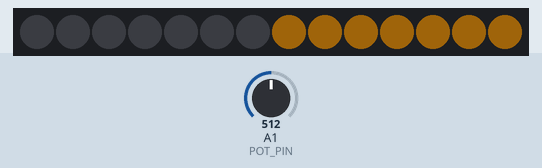
The sketch below on a simulated Arduino Uno, built with avr-gcc and run on an emulated ATmega328P. Parts: 14 RGB LEDs in strip order, left to right. The test bench sets the inputs (shaded band); at power-on: A1 (POT_PIN) = 512. Dim RGB values are drawn brighter than linear.

Above: at 1.2 s.
1.3 s: A1 (POT_PIN) set to 491
2.8 s: A1 (POT_PIN) set to 472
At 4.1 s:
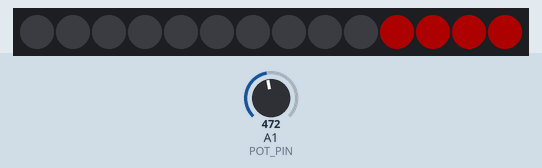
4.7 s: A1 (POT_PIN) set to 1023
At 6.5 s:
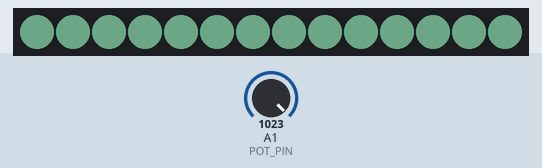
7.5 s: A1 (POT_PIN) set to 732
At 8.1 s:
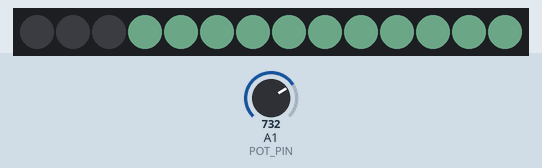
9.3 s: A1 (POT_PIN) set to 705
At 9.68 s:
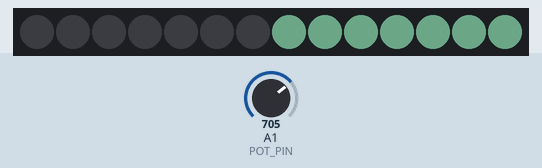
11.1 s: A1 (POT_PIN) set to 122
At 12.7 s:
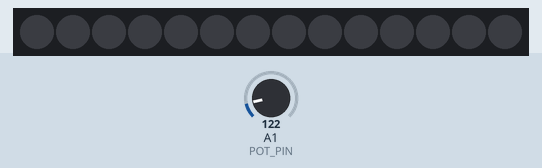
Timing chart, 0 to 14.2 s (numbered marks = the images above; inputs shaded):
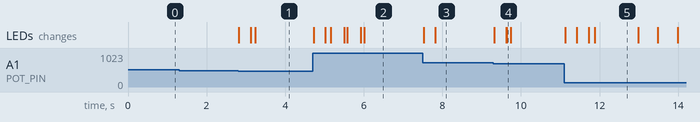

The sketch:

Adjustable_Rig.ino
```cpp
#include <FastLED.h>

#define HEALTH_NUM_LEDS  14
#define HEALTH_LED_PIN   3

#define STASIS_NUM_LEDS  4
#define STASIS_LED_PIN   2

#define POT_PIN          A1

// Healthbar rig layout
// section 4: LEDs 0-2
// section 3: LEDs 3-6
// section 2: LEDs 7-9
// section 1: LEDs 10-13
// Section 1 is the base of the spine
// last led: 13

int section_led_count[] = {4, 3, 4, 3};

CRGB health_leds[HEALTH_NUM_LEDS];
CHSV hue_health_leds[HEALTH_NUM_LEDS];
CRGB stasis_leds[STASIS_NUM_LEDS];

int current_health  =    0;
int target_health   =    0;
int previous_target =    0;
int next_target     =    0;

#define HEALTH_BLOCK     25

#define YELLOW_THRESHOLD 50
#define RED_THRESHOLD    25

CRGB rgb_blue_color = CRGB(137, 215, 175);

CHSV blue_color = CHSV(85, 117, 255);//CHSV(202, 107, 255);
CHSV yellow_color = CHSV(24, 239, 255);
CHSV red_color = CHSV(0, 255, 255);

void setup() {
  FastLED.addLeds<WS2812B, HEALTH_LED_PIN, GRB>(health_leds, HEALTH_NUM_LEDS);
  //FastLED.addLeds<WS2812B, STASIS_LED_PIN, GRB>(stasis_leds, STASIS_NUM_LEDS);
  FastLED.setBrightness(50);
  Serial.begin(9600);
  pinMode(POT_PIN, INPUT);
  uint16_t potRead = analogRead(POT_PIN);
  current_health = map(potRead, 20, 950, 0, 4) * HEALTH_BLOCK;
  target_health = current_health;
}

void loop() {

  FastLED.clear();

  do_healthbar();
  //do_stasis();

  FastLED.show();
}

void log_led_color() {
  Serial.print("r:");
  Serial.print(health_leds[10].r);
  Serial.print("g:");
  Serial.print(health_leds[10].g);
  Serial.print("b:");
  Serial.println(health_leds[10].b);
}

void do_stasis() {
   fill_solid(stasis_leds, STASIS_NUM_LEDS, rgb_blue_color);
}

void do_healthbar() {
  try_update_target();
  update_current_health();

  if(current_health == 0) {
    // No health
    draw_no_health();
  }
  else {
    // Has health
    draw_healthbar();
  }

  hsv2rgb_raw(hue_health_leds, health_leds, HEALTH_NUM_LEDS);
}

void try_update_target() {
  uint16_t potRead = analogRead(POT_PIN);
  next_target = map(potRead, 20, 950, 0, 4) * HEALTH_BLOCK;
  if(previous_target == next_target) {
    target_health = next_target;
  }
  previous_target = next_target;
}

void blank_healthbar() {
  fill_solid(hue_health_leds, HEALTH_NUM_LEDS, CHSV(0, 0, 0)); // Black out bar
}

int time_offset = 0;
int cached_full_from_led = -1;
int cached_remainder_value = -1;

bool is_cache_valid() {
  return cached_full_from_led != -1;
}

void clear_cache() {
  cached_full_from_led = -1;
  cached_remainder_value = -1;
}

void update_current_health() {
 // TODO: consider if this should be every n seconds
  if(current_health != target_health) {
    time_offset += 1;

    if(time_offset == 7){
      time_offset = 0;

      if(current_health < target_health) {
        current_health += 1;
        clear_cache();
      }
      else {
        current_health -= 1;
        clear_cache();
      }
    }
  }
}

void draw_healthbar() {
  blank_healthbar();

  CHSV fill_color = get_current_color();

  int remaining = current_health;
  int full_from_led = HEALTH_NUM_LEDS;
  int remainder_value = -1;
  if(is_cache_valid()) {
    full_from_led = cached_full_from_led;
    remainder_value = cached_remainder_value;
  }
  else {
    for(int section = 0; section < 4; section++) {
      int section_count = section_led_count[section];

      if(remaining >= HEALTH_BLOCK) {
        remaining -= HEALTH_BLOCK;
        full_from_led -= section_count;
      }
      else {
        // Found the section that contains the led
        int full_in_section = map(remaining, 0, HEALTH_BLOCK, 0, section_count);
        full_from_led -= full_in_section;

        if(full_in_section != 0) {
          // Determine partial pixel brightness
          remainder_value = map(remaining, 0, HEALTH_BLOCK, 0, 255 * section_count) - 255 * full_in_section;
        }

        break;
      }
    }
  }

  fill_solid(hue_health_leds + full_from_led, HEALTH_NUM_LEDS - full_from_led, fill_color);

  if(remainder_value != -1) {
    hue_health_leds[full_from_led - 1] = fill_color;
    hue_health_leds[full_from_led - 1].v = remainder_value;
  }
}

CHSV get_current_color() {
  if(current_health > YELLOW_THRESHOLD) return blue_color;
  else if(current_health > RED_THRESHOLD) return yellow_color;
  else return red_color;
}

bool is_blinked_on = true;

void draw_no_health() {
  EVERY_N_MILLISECONDS(500) {
    blank_healthbar();

    if(is_blinked_on){
      // Already set to black
      is_blinked_on = false;
    }
    else {
      hue_health_leds[HEALTH_NUM_LEDS - 1] = red_color;
      is_blinked_on = true;
    }
  }
}


  //  uint8_t fill_count = map(potRead, 0, 1023, 0, HEALTH_NUM_LEDS + 1);
  //  CHSV fill_color;
  //
  //  if(fill_count > 4) fill_color = blue_color; //CRGB(53, 78, 92);
  //  else if(fill_count > 2) fill_color = yellow_color; //CRGB(100, 99, 6);
  //  else fill_color = red_color; //CRGB(100, 0, 0); //Should this be CRGB(255, 0, 0);??
  //
  //  for(int i = 0; i < fill_count; i++){
  //    hue_health_leds[i] = fill_color;
  //  }
```

Measured:
- the behaviour switches between 485 and 484 on A1 (POT_PIN) (found by bisection; images 0 and 1)
- after the input at 1.3 s, every drawn part: stays the same
- after the input at 4.7 s, the LEDs: first change at once (image 2 shows a later state)
